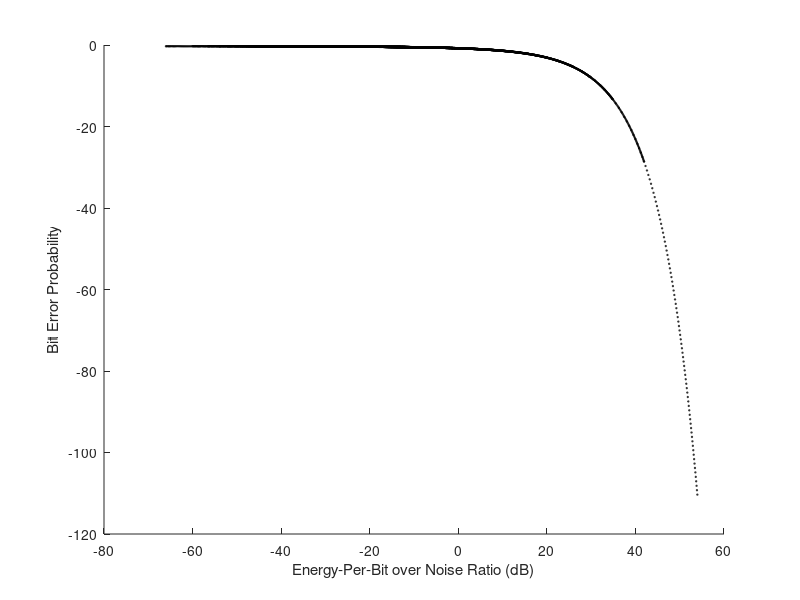

The MATLAB script that drew this image:
%ES 156 Final Project
%Code for Part 1-2 
%By: Coleman Hooper

%Parameters
%channel power constraint : P
%gaussian error standard deviation: sigma

%E_b == P/2 for part 1-2

clear all;

%Defining the gaussian function G(x)
fun = @(x) exp(-x.^2);

%testing different P and sigma values
P_lim = [0.1;0.1;10];
sig_lim = [0.1;0.1;10];
for P=P_lim(1):P_lim(2):P_lim(3) %varying P
    for sigma = sig_lim(1):sig_lim(2):sig_lim(3) %varying sigma
        x = sqrt(P/2)/(sqrt(2)*sigma);
        %error function complement integral
        P_e(round(P*10),round(sigma*10)) = log10((1/sqrt(pi))*integral(fun, x, Inf));
        EPB_noise(round(P*10),round(sigma*10)) = 20*log10((P/2)/(sigma^2));
    end
end

%plotting BER versus Noise Ratio (Analytically)
%note that the simulated BER versus Noise Ratio plots for 4-QAM were done
%using part2_1.m with repeat = 1.
figure;
hold on;
xlabel("Energy-Per-Bit over Noise Ratio (dB)");
ylabel("Bit Error Probability");

for i=1:1:size(P_e,1)
    scatter(EPB_noise(i,:), P_e(i,:), 1, 'k');
end
